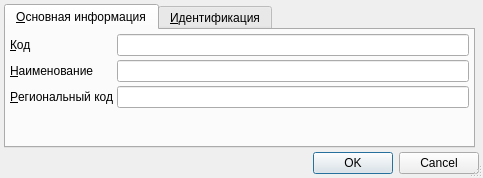
<?xml version="1.0" encoding="UTF-8"?>
<ui version="4.0">
 <class>ItemEditorDialog</class>
 <widget class="QDialog" name="ItemEditorDialog">
  <property name="geometry">
   <rect>
    <x>0</x>
    <y>0</y>
    <width>483</width>
    <height>178</height>
   </rect>
  </property>
  <property name="windowTitle">
   <string>ChangeMe!</string>
  </property>
  <property name="sizeGripEnabled">
   <bool>true</bool>
  </property>
  <layout class="QGridLayout" name="gridLayout">
   <property name="margin">
    <number>4</number>
   </property>
   <property name="spacing">
    <number>4</number>
   </property>
   <item row="2" column="0" colspan="2">
    <widget class="QDialogButtonBox" name="buttonBox">
     <property name="standardButtons">
      <set>QDialogButtonBox::Cancel|QDialogButtonBox::Ok</set>
     </property>
    </widget>
   </item>
   <item row="0" column="0">
    <widget class="QTabWidget" name="tabWidget">
     <property name="currentIndex">
      <number>0</number>
     </property>
     <widget class="QWidget" name="tabMain">
      <attribute name="title">
       <string>&amp;Основная информация</string>
      </attribute>
      <layout class="QGridLayout" name="gridLayout_2">
       <property name="margin">
        <number>4</number>
       </property>
       <property name="spacing">
        <number>4</number>
       </property>
       <item row="0" column="0">
        <widget class="QLabel" name="lblCode">
         <property name="sizePolicy">
          <sizepolicy hsizetype="Maximum" vsizetype="Preferred">
           <horstretch>0</horstretch>
           <verstretch>0</verstretch>
          </sizepolicy>
         </property>
         <property name="text">
          <string>&amp;Код</string>
         </property>
         <property name="buddy">
          <cstring>edtCode</cstring>
         </property>
        </widget>
       </item>
       <item row="0" column="1">
        <widget class="QLineEdit" name="edtCode"/>
       </item>
       <item row="1" column="0">
        <widget class="QLabel" name="lblName">
         <property name="sizePolicy">
          <sizepolicy hsizetype="Maximum" vsizetype="Preferred">
           <horstretch>0</horstretch>
           <verstretch>0</verstretch>
          </sizepolicy>
         </property>
         <property name="text">
          <string>&amp;Наименование</string>
         </property>
         <property name="buddy">
          <cstring>edtName</cstring>
         </property>
        </widget>
       </item>
       <item row="1" column="1">
        <widget class="QLineEdit" name="edtName"/>
       </item>
       <item row="2" column="0">
        <widget class="QLabel" name="lblRegionalCode">
         <property name="sizePolicy">
          <sizepolicy hsizetype="Maximum" vsizetype="Preferred">
           <horstretch>0</horstretch>
           <verstretch>0</verstretch>
          </sizepolicy>
         </property>
         <property name="text">
          <string>&amp;Региональный код</string>
         </property>
         <property name="buddy">
          <cstring>edtRegionalCode</cstring>
         </property>
        </widget>
       </item>
       <item row="2" column="1">
        <widget class="QLineEdit" name="edtRegionalCode"/>
       </item>
       <item row="3" column="0">
        <spacer name="spacer">
         <property name="orientation">
          <enum>Qt::Vertical</enum>
         </property>
         <property name="sizeHint" stdset="0">
          <size>
           <width>73</width>
           <height>34</height>
          </size>
         </property>
        </spacer>
       </item>
      </layout>
     </widget>
     <widget class="QWidget" name="tabIdentification">
      <attribute name="title">
       <string>&amp;Идентификация</string>
      </attribute>
      <layout class="QGridLayout" name="gridLayout_3">
       <property name="margin">
        <number>4</number>
       </property>
       <property name="spacing">
        <number>4</number>
       </property>
       <item row="0" column="0">
        <widget class="CInDocTableView" name="tblIdentification"/>
       </item>
      </layout>
     </widget>
    </widget>
   </item>
  </layout>
 </widget>
 <customwidgets>
  <customwidget>
   <class>CInDocTableView</class>
   <extends>QTableView</extends>
   <header>library/InDocTable.h</header>
  </customwidget>
 </customwidgets>
 <tabstops>
  <tabstop>buttonBox</tabstop>
 </tabstops>
 <resources/>
 <connections>
  <connection>
   <sender>buttonBox</sender>
   <signal>accepted()</signal>
   <receiver>ItemEditorDialog</receiver>
   <slot>accept()</slot>
   <hints>
    <hint type="sourcelabel">
     <x>138</x>
     <y>106</y>
    </hint>
    <hint type="destinationlabel">
     <x>138</x>
     <y>61</y>
    </hint>
   </hints>
  </connection>
  <connection>
   <sender>buttonBox</sender>
   <signal>rejected()</signal>
   <receiver>ItemEditorDialog</receiver>
   <slot>reject()</slot>
   <hints>
    <hint type="sourcelabel">
     <x>138</x>
     <y>106</y>
    </hint>
    <hint type="destinationlabel">
     <x>138</x>
     <y>61</y>
    </hint>
   </hints>
  </connection>
 </connections>
</ui>
